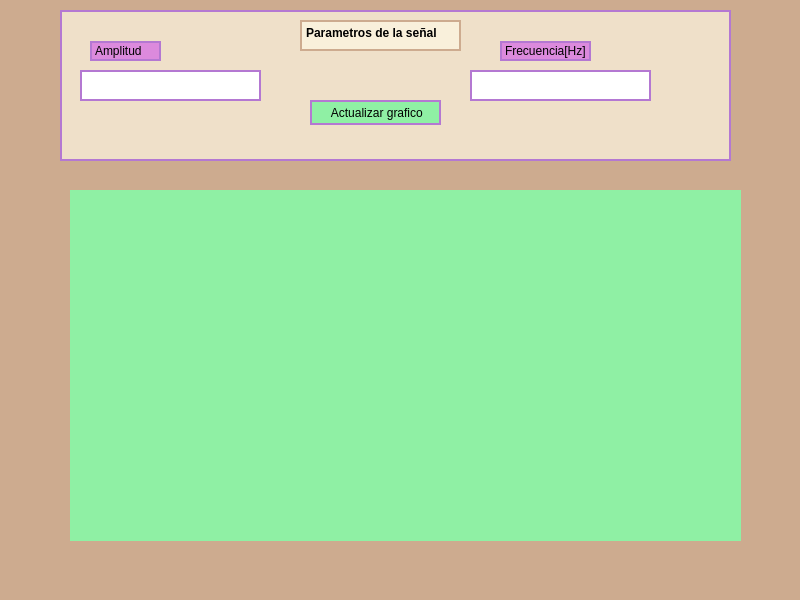
<?xml version="1.0" encoding="UTF-8"?>
<ui version="4.0">
 <class>MainWindow</class>
 <widget class="QMainWindow" name="MainWindow">
  <property name="geometry">
   <rect>
    <x>0</x>
    <y>0</y>
    <width>800</width>
    <height>600</height>
   </rect>
  </property>
  <property name="windowTitle">
   <string>MainWindow</string>
  </property>
  <property name="styleSheet">
   <string notr="true">background-color: rgb(205, 171, 143);</string>
  </property>
  <widget class="QWidget" name="centralwidget">
   <widget class="QWidget" name="widget" native="true">
    <property name="geometry">
     <rect>
      <x>70</x>
      <y>190</y>
      <width>671</width>
      <height>351</height>
     </rect>
    </property>
    <property name="styleSheet">
     <string notr="true">background-color: rgb(143, 240, 164);
</string>
    </property>
   </widget>
   <widget class="QGroupBox" name="groupBox">
    <property name="geometry">
     <rect>
      <x>60</x>
      <y>10</y>
      <width>671</width>
      <height>151</height>
     </rect>
    </property>
    <property name="styleSheet">
     <string notr="true">background-color: rgba(253, 246, 226, 178);
font: 800 9pt &quot;Noto Sans&quot;;
border: 2px solid rgb(180,120,210);</string>
    </property>
    <property name="title">
     <string/>
    </property>
    <widget class="QLabel" name="label">
     <property name="geometry">
      <rect>
       <x>30</x>
       <y>31</y>
       <width>71</width>
       <height>20</height>
      </rect>
     </property>
     <property name="styleSheet">
      <string notr="true">font: 700 9pt &quot;Noto Sans&quot;;
background-color: rgb(220, 138, 221);</string>
     </property>
     <property name="text">
      <string>Amplitud</string>
     </property>
    </widget>
    <widget class="QLabel" name="label_2">
     <property name="geometry">
      <rect>
       <x>440</x>
       <y>31</y>
       <width>91</width>
       <height>20</height>
      </rect>
     </property>
     <property name="styleSheet">
      <string notr="true">font: 700 italic 9pt &quot;Noto Sans&quot;;
background-color: rgb(220, 138, 221);</string>
     </property>
     <property name="text">
      <string>Frecuencia[Hz]</string>
     </property>
    </widget>
    <widget class="QTextEdit" name="textEdit">
     <property name="geometry">
      <rect>
       <x>20</x>
       <y>60</y>
       <width>181</width>
       <height>31</height>
      </rect>
     </property>
     <property name="styleSheet">
      <string notr="true">background-color: rgb(255, 255, 255);</string>
     </property>
    </widget>
    <widget class="QTextEdit" name="textEdit_2">
     <property name="geometry">
      <rect>
       <x>410</x>
       <y>60</y>
       <width>181</width>
       <height>31</height>
      </rect>
     </property>
     <property name="styleSheet">
      <string notr="true">background-color: rgb(255, 255, 255);</string>
     </property>
    </widget>
    <widget class="QPushButton" name="MainWindow_2">
     <property name="geometry">
      <rect>
       <x>250</x>
       <y>90</y>
       <width>131</width>
       <height>25</height>
      </rect>
     </property>
     <property name="styleSheet">
      <string notr="true">font: 700 9pt &quot;Noto Sans&quot;;
background-color: rgb(143, 240, 164);</string>
     </property>
     <property name="text">
      <string> Actualizar grafico</string>
     </property>
    </widget>
    <widget class="QTextEdit" name="textEdit_3">
     <property name="geometry">
      <rect>
       <x>240</x>
       <y>10</y>
       <width>161</width>
       <height>31</height>
      </rect>
     </property>
     <property name="styleSheet">
      <string notr="true">border-color: rgb(205, 171, 143);</string>
     </property>
     <property name="html">
      <string>&lt;!DOCTYPE HTML PUBLIC &quot;-//W3C//DTD HTML 4.0//EN&quot; &quot;http://www.w3.org/TR/REC-html40/strict.dtd&quot;&gt;
&lt;html&gt;&lt;head&gt;&lt;meta name=&quot;qrichtext&quot; content=&quot;1&quot; /&gt;&lt;meta charset=&quot;utf-8&quot; /&gt;&lt;style type=&quot;text/css&quot;&gt;
p, li { white-space: pre-wrap; }
hr { height: 1px; border-width: 0; }
li.unchecked::marker { content: &quot;\2610&quot;; }
li.checked::marker { content: &quot;\2612&quot;; }
&lt;/style&gt;&lt;/head&gt;&lt;body style=&quot; font-family:'Noto Sans'; font-size:9pt; font-weight:800; font-style:normal;&quot;&gt;
&lt;p align=&quot;justify&quot; style=&quot; margin-top:0px; margin-bottom:0px; margin-left:0px; margin-right:0px; -qt-block-indent:0; text-indent:0px;&quot;&gt;Parametros de la señal&lt;/p&gt;&lt;/body&gt;&lt;/html&gt;</string>
     </property>
    </widget>
   </widget>
  </widget>
  <widget class="QMenuBar" name="menubar">
   <property name="geometry">
    <rect>
     <x>0</x>
     <y>0</y>
     <width>800</width>
     <height>22</height>
    </rect>
   </property>
  </widget>
  <widget class="QStatusBar" name="statusbar"/>
 </widget>
 <resources/>
 <connections/>
</ui>
